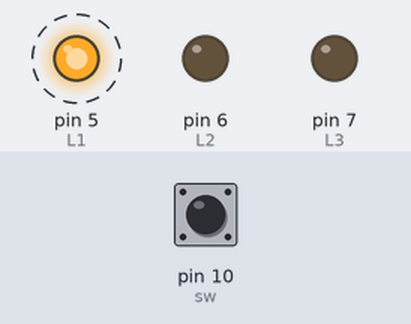
Bench run of a sketch on a simulated Arduino Uno, built with avr-gcc and run on an emulated ATmega328P. Parts: output pins drawn as LEDs (lit = HIGH). Dashed ring = blinking. The inputs (shaded band) are chosen by the test bench; at power-on: pin 10 (sw) LOW.

Above: at 1.2 s.
1.3 s: pin 10 (sw) pulled HIGH for 0.15 s
At 2.8 s:
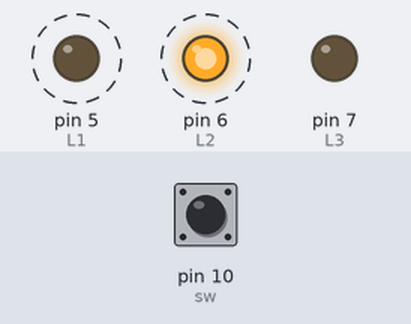
4.4 s: pin 10 (sw) pulled HIGH for 1 s
At 4.8 s:
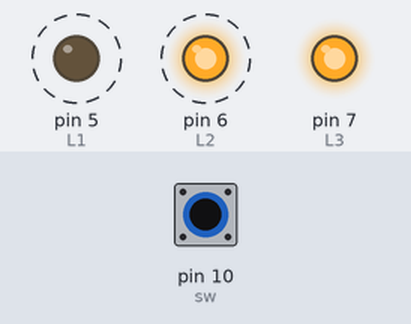
7.4 s: pin 10 (sw) pulled HIGH for 3.2 s
At 11.8 s:
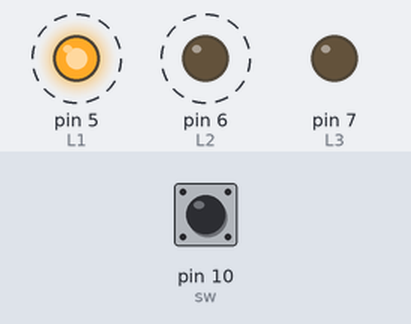
Timing chart, 0 to 18.1 s (numbered marks = the images above; inputs shaded):
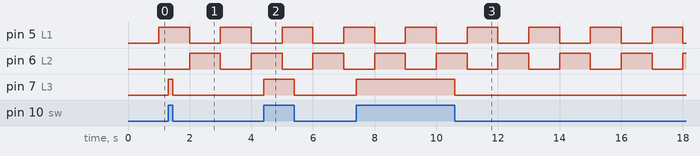

The sketch:

L03A_20220727choi_1.ino
```cpp
// L1,L2가 1초간격으로 점멸. 스위치 누르면 L3 점멸 (누르는 동안)
// L1 = 101010101010
// L2 = 010101010101
// L3 = 000011110000
// sw = ____1111____
// 1 = ON / 0= OFF

const int L1 = 5;
const int L2 = 6;
const int L3 = 7;
const int sw = 10;

int i = 0;
int ledState1 = LOW;
int ledState2 = LOW;
int ledState3 = LOW;

unsigned long previousMillis =0;

void setup() {

pinMode(L1,OUTPUT);
pinMode(L2,OUTPUT);
pinMode(L3,OUTPUT);
pinMode(sw,INPUT);

}

void loop() {

unsigned long currentMillis =millis();
if(currentMillis - previousMillis >= 1000)
{
  previousMillis = currentMillis;

  if(ledState1 == LOW)
  {
    ledState1=HIGH;
    ledState2=LOW;
  }
  else
  {
    ledState1=LOW;
    ledState2=HIGH;
  }
  digitalWrite(L1,ledState1);
  digitalWrite(L2,ledState2);
}
// L1 L2 점멸


if(digitalRead(sw))
{
  digitalWrite(L3,HIGH);
}
else
{
  digitalWrite(L3,LOW);
}
}
// L3 점멸
```

Measured:
- after the input at 1.3 s, pin 7 (L3): LOW → HIGH at once, → LOW 0.15 s later
- after the input at 4.4 s, pin 7 (L3): LOW → HIGH at once, → LOW 1.0 s later
- after the input at 7.4 s, pin 7 (L3): LOW → HIGH at once, → LOW 3.2 s later
- by itself, pin 5 (L1), pin 6 (L2): alternates HIGH for 1.0 s and LOW for 1.0 s
